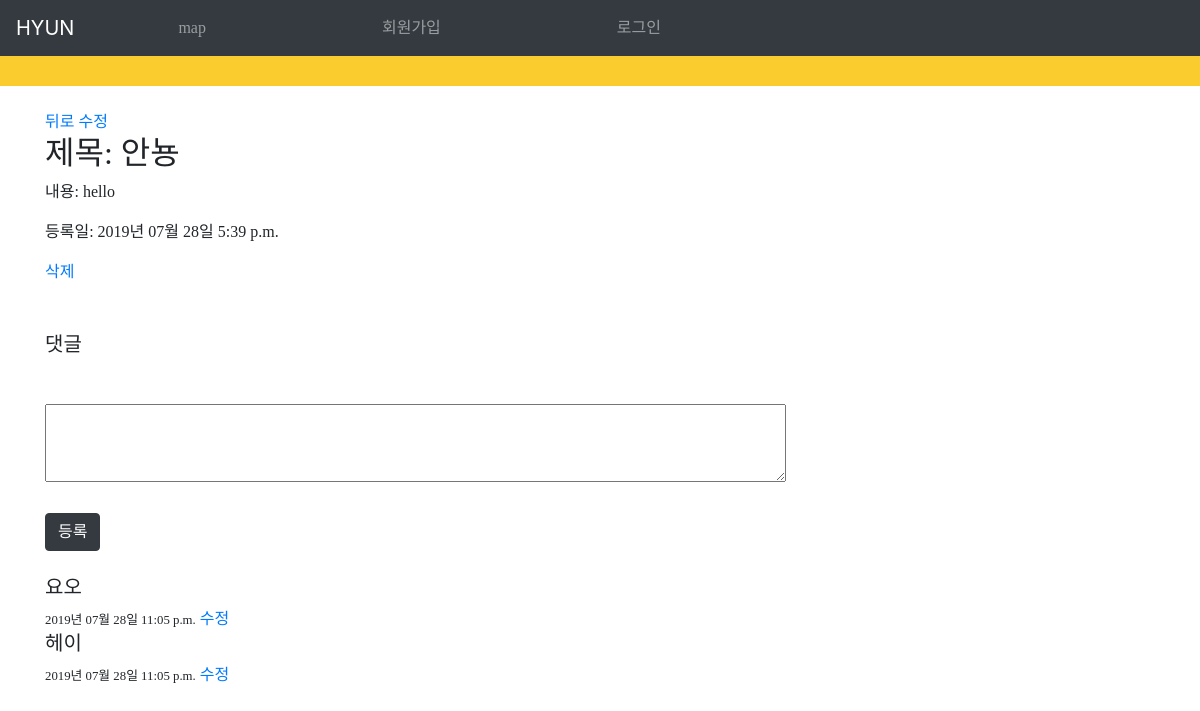
The page /mblog/7/ on the database its author committed.
### mblog/models.py (models this page shows, shortened)
class Blog(models.Model):
    title = models.CharField(max_length=100)
    body = models.TextField()
    update_date = models.DateTimeField(auto_now=True)

class Comment(models.Model):
    board = models.ForeignKey(Blog, on_delete=models.CASCADE, null=True, related_name='comments')
    content = models.TextField()
    created_at = models.DateTimeField(auto_now_add=True)

### mblog/views.py (the view)
# urls.py: path('<int:board_id>/', views.detail, name='detail'),
def detail(request, board_id): #board_id // pk=board_id
        board_detail = get_object_or_404(Blog, pk=board_id)
        comments = Comment.objects.filter(board_id=board_id)
        context = {
                'board' : board_detail,
                'comments' : comments
        }
        return render(request,'detail.html',context )

### mblog/templates/detail.html (shortened to what this page needs)
<!DOCTYPE html>
<html>
    <head>
    </head>
    <body>
        {% extends 'base.html' %}
        {% block content %}
        <br>
        <div class="container">
            <a href="{% url 'show' %}">뒤로</a>
            <a href="{% url 'edit' pk=board.pk %}">수정</a>
            <h2>제목: {{board.title}}</h2>
            <p>내용: {{board.body}}</p>
            <P>등록일: {{board.update_date|date:"Y년 m월 d일 P"}}</P>
            <a href="{% url 'delete' pk=board.pk %}">삭제</a>
        </div>
        <br><br>
        <div class="container">
        <h5>댓글</h5>
        <div class="card-body"></div>
            <form method="POST" action="comment/write/">
            <textarea rows="3" cols="80" name="content">
            </textarea>
            <br><br>
            <button type="submit" class="btn btn-dark">등록</button>
            </form>
        </div>
    <br>
    {% for comment in board.comments.all %}
    <div class="container">
    <div class="comment_body">
            <h5>{{comment.content}}</h5>
            <small>{{comment.created_at|date:"Y년 m월 d일 P"}}</small>
            <a href="{% url 'comment_edit' board.pk comment.pk %}">수정</a>
    </div>
    </div>
    {% endfor %}
    <br>
    <br>
    {% endblock %}

### mblog/templates/detail.html (style rules this page uses)
.container { font-family: Godo; }

### rows shown on the page
Blog: title "안뇽", body "hello", update_date "2019년 07월 28일 5:39 p.m."
Comment: content "요오", created_at "2019년 07월 28일 11:05 p.m."
Comment: content "헤이", created_at "2019년 07월 28일 11:05 p.m."
